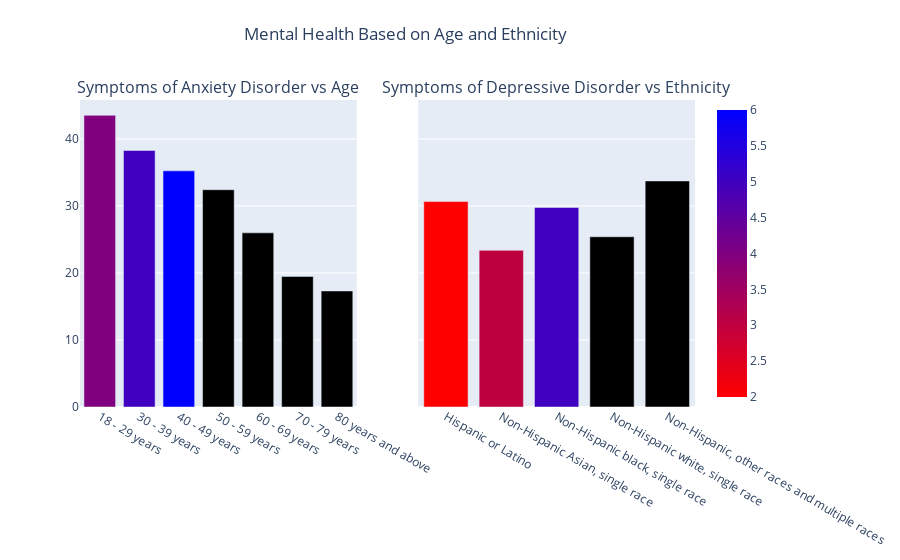

Notebook code for this chart:
### Code cell
fig = make_subplots(rows=1, cols=2, shared_yaxes=True,subplot_titles=("Symptoms of Anxiety Disorder vs Age","Symptoms of Depressive Disorder vs Ethnicity"))

fig.add_trace(go.Bar(x=age["subgroup"],y=age["value"],
                    marker=dict(color=[4, 5, 6], coloraxis="coloraxis")),
              1, 1)

fig.add_trace(go.Bar(x=race["subgroup"],y=race["value"],
                    marker=dict(color=[2, 3, 5], coloraxis="coloraxis")),
              1, 2)

fig.update_layout(coloraxis=dict(colorscale='Bluered_r'), showlegend=False,title={'text': "Mental Health Based on Age and Ethnicity",'y':0.95,'x':0.45,'xanchor': 'center', 'yanchor': 'top'})
fig.show()

### Figure 1 — Plotly figure (JSON) as saved in the notebook; plotly's stock layout.template omitted (floating-point values rounded to 4 significant figures)
{"data": [{"marker": {"color": [4, 5, 6], "coloraxis": "coloraxis"}, "type": "bar", "x": ["18 - 29 years", "30 - 39 years", "40 - 49 years", "50 - 59 years", "60 - 69 years", "70 - 79 years", "80 years and above"], "xaxis": "x", "y": [43.52, 38.29, 35.24, 32.42, 25.99, 19.49, 17.32], "yaxis": "y"}, {"marker": {"color": [2, 3, 5], "coloraxis": "coloraxis"}, "type": "bar", "x": ["Hispanic or Latino", "Non-Hispanic Asian, single race", "Non-Hispanic black, single race", "Non-Hispanic white, single race", "Non-Hispanic, other races and multiple races"], "xaxis": "x2", "y": [30.65, 23.38, 29.77, 25.41, 33.74], "yaxis": "y2"}], "layout": {"annotations": [{"font": {"size": 16}, "showarrow": false, "text": "Symptoms of Anxiety Disorder vs Age", "x": 0.225, "xanchor": "center", "xref": "paper", "y": 1, "yanchor": "bottom", "yref": "paper"}, {"font": {"size": 16}, "showarrow": false, "text": "Symptoms of Depressive Disorder vs Ethnicity", "x": 0.775, "xanchor": "center", "xref": "paper", "y": 1, "yanchor": "bottom", "yref": "paper"}], "coloraxis": {"colorscale": [[0, "rgb(255,0,0)"], [1, "rgb(0,0,255)"]]}, "showlegend": false, "title": {"text": "Mental Health Based on Age and Ethnicity", "x": 0.45, "xanchor": "center", "y": 0.95, "yanchor": "top"}, "xaxis": {"anchor": "y", "domain": [0, 0.45]}, "xaxis2": {"anchor": "y2", "domain": [0.55, 1]}, "yaxis": {"anchor": "x", "domain": [0, 1]}, "yaxis2": {"anchor": "x2", "domain": [0, 1], "matches": "y", "showticklabels": false}}}
